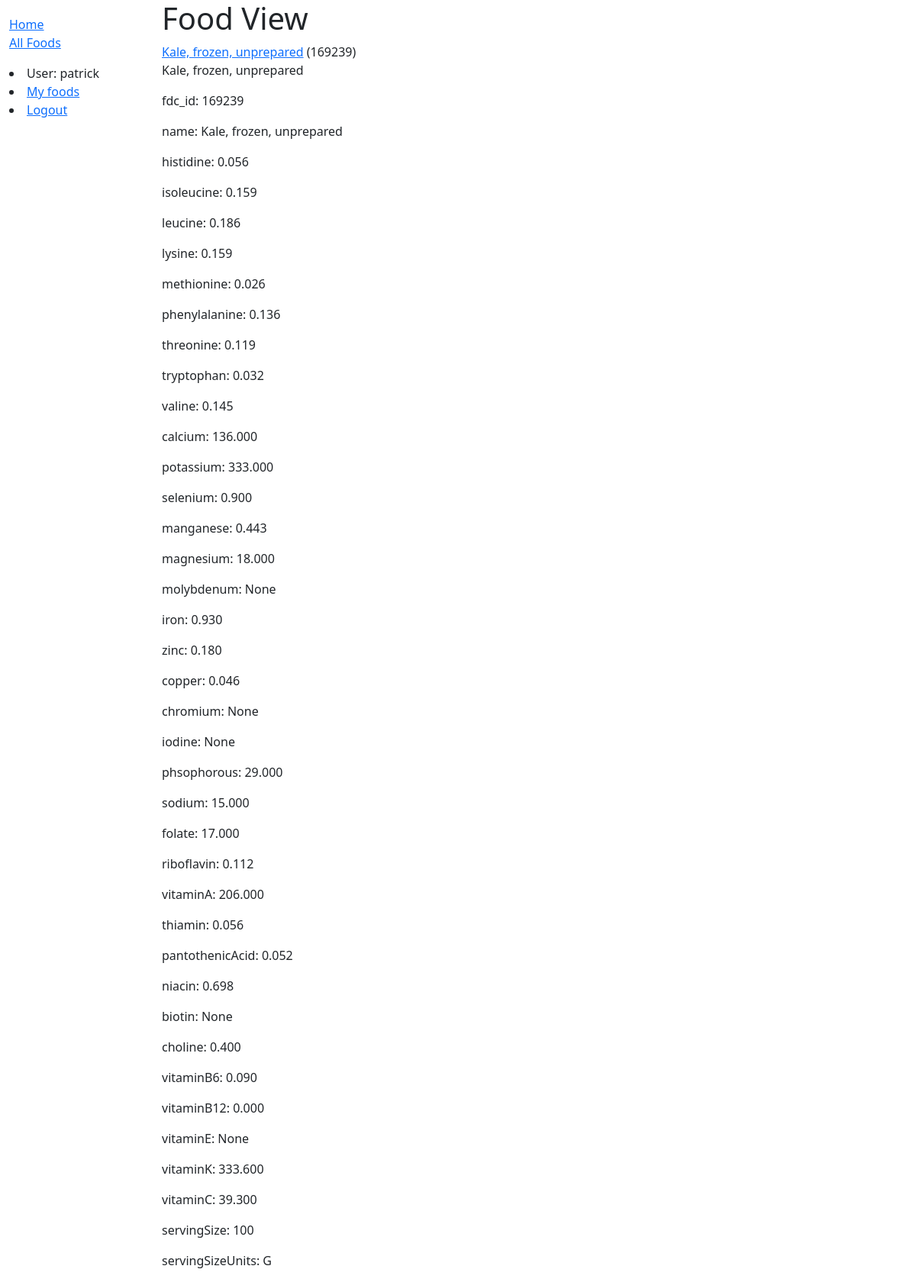
Page /catalog/foods/169239/ (signed in) on the committed database.
### catalog/models.py (models this page shows, shortened)
class User(AbstractUser):
    pass

class Food(models.Model):
    fdc_id = models.PositiveIntegerField(primary_key=True)
    name = models.CharField(max_length=200)
    histidine = models.DecimalField(max_digits=9,decimal_places=3,default=0,null=True)
    isoleucine = models.DecimalField(max_digits=9,decimal_places=3,default=0,null=True)
    leucine = models.DecimalField(max_digits=9,decimal_places=3,default=0,null=True)
    lysine = models.DecimalField(max_digits=9,decimal_places=3,default=0,null=True)
    methionine = models.DecimalField(max_digits=9,decimal_places=3,default=0,null=True)
    phenylalanine = models.DecimalField(max_digits=9,decimal_places=3,default=0,null=True)
    threonine = models.DecimalField(max_digits=9,decimal_places=3,default=0,null=True)
    tryptophan = models.DecimalField(max_digits=9,decimal_places=3,default=0,null=True)
    valine = models.DecimalField(max_digits=9,decimal_places=3,default=0,null=True)
    calcium = models.DecimalField(max_digits=9,decimal_places=3,default=0,null=True)
    potassium = models.DecimalField(max_digits=9,decimal_places=3,default=0,null=True)
    selenium = models.DecimalField(max_digits=9,decimal_places=3,default=0,null=True)
    manganese = models.DecimalField(max_digits=9,decimal_places=3,default=0,null=True)
    magnesium = models.DecimalField(max_digits=9,decimal_places=3,default=0,null=True)
    molybdenum = models.DecimalField(max_digits=9,decimal_places=3,default=0,null=True)
    iron = models.DecimalField(max_digits=9,decimal_places=3,default=0,null=True)
    zinc = models.DecimalField(max_digits=9, decimal_places=3,default=0,null=True)
    copper = models.DecimalField(max_digits=9, decimal_places=3,default=0,null=True)
    chromium = models.DecimalField(max_digits=9, decimal_places=3,default=0,null=True)
    iodine = models.DecimalField(max_digits=9, decimal_places=3,default=0,null=True)
    phsophorous = models.DecimalField(max_digits=9, decimal_places=3,default=0,null=True)
    sodium = models.DecimalField(max_digits=9, decimal_places=3,default=0,null=True)
    folate = models.DecimalField(max_digits=9, decimal_places=3,default=0,null=True)
    riboflavin = models.DecimalField(max_digits=9, decimal_places=3,default=0,null=True)
    vitaminA = models.DecimalField(max_digits=9, decimal_places=3,default=0,null=True)
    thiamin = models.DecimalField(max_digits=9, decimal_places=3,default=0,null=True)
    pantothenicAcid = models.DecimalField(max_digits=9, decimal_places=3,default=0,null=True)
    niacin = models.DecimalField(max_digits=9, decimal_places=3,default=0,null=True)
    biotin = models.DecimalField(max_digits=9, decimal_places=3,default=0,null=True)
    choline = models.DecimalField(max_digits=9, decimal_places=3,default=0,null=True)
    vitaminB6 = models.DecimalField(max_digits=6, decimal_places=3,default=0,null=True)
    vitaminB12 = models.DecimalField(max_digits=9, decimal_places=3,default=0,null=True)
    vitaminE = models.DecimalField(max_digits=9, decimal_places=3,default=0,null=True)
    vitaminK = models.DecimalField(max_digits=9, decimal_places=3,default=0,null=True)
    vitaminC = models.DecimalField(max_digits=9, decimal_places=3,default=0,null=True)
    servingSize = models.PositiveIntegerField()
    servingSizeUnits = models.CharField(max_length=5)
    def get_fields(self):
        return [(field.name, getattr(self, field.name)) for field in Food._meta.fields]
    def get_absolute_url(self):
        return reverse('food-detail', args=[str(self.fdc_id)])

### catalog/views.py (the view)
# urls.py: path('foods/<int:pk>/', views.FoodDetailView.as_view(), name='food-detail'),
class FoodDetailView(LoginRequiredMixin, generic.DetailView):
    model = Food

### catalog/templates/catalog/food_detail.html
{% extends 'base_generic.html' %}
{% block content %}
<h1>Food View</h1>
<a href="{{ food.get_absolute_url }}">{{ food.name }}</a> ({{food.fdc_id}})
<p>{{ food.name}}</p>
{% for f,v in food.get_fields %}
   <p> {{ f }}: {{ v }} </p>
{% endfor %}
{% endblock %}

### catalog/templates/base_generic.html (shortened to what this page needs)
<!DOCTYPE html>
<html lang="en">
    <head>
        <link href="https://cdn.jsdelivr.net/npm/bootstrap@5.3.0-alpha1/dist/css/bootstrap.min.css" rel="stylesheet">
        {% load static %}
        <link rel="stylesheet" href="{%static 'css/styles.css' %}">
    </head>
    <body>
        <div class="container-fluid">
            <div class="row">
                <div class="col-sm-2">
                    {% block sidebar %}
                    <ul class="sidebar-nav">
                        <li><a href="{% url 'index' %}">Home</a></li>
                        <li><a href="{% url 'foods' %}">All Foods</a></li>
                    </ul>
                    {% if user.is_authenticated %}
                    <li>User: {{ user.get_username }}</li>
                    <li><a href="{% url 'my-eaten' %}">My foods</a></li>
                    <li><a href="{% url 'logout' %}?next={{ request.path }}">Logout</a></li>
                    {% else %}
                    <li><a href ="{% url 'login' %}?next={{ request.path}}">Login</a></li>
                    {% endif %}
                    {% endblock %}
                </div>
                <div class="col-sm-10 ">{% block content %}{% endblock %}</div>
            </div>
        </div>
    </body>
</html>

### catalog/static/css/styles.css (style rules this page uses)
.sidebar-nav { margin-top: 20px; padding: 0; list-style: none; }

### rows in the picture
User: get_username "patrick"
Food: name "Kale, frozen, unprepared", fdc_id "169239", get_fields "Kale, frozen, unprepared" "0.056" "0.159" "0.186" "0.159" "0.026" "0.136" "0.119" "0.032" "0.145" "136.000" "333.000" "0.900" "0.443" "18.000" "0.930" "0.180" "0.046" "29.000" "15.000" "17.000" "0.112" "206.000" "0.056" "0.052" "0.698" "0.400" "0.090" "0.000" "333.600" "39.300"

### other values in the picture
{{ f }} "fdc_id" "name" "histidine" "isoleucine" "leucine" "lysine" "methionine" "phenylalanine" "threonine" "tryptophan" "valine" "calcium" "potassium" "selenium" "manganese" "magnesium" "molybdenum" "iron" "zinc" "copper" "chromium" "iodine" "phsophorous" "sodium" "folate" "riboflavin" "vitaminA" "thiamin" "pantothenicAcid" "niacin" "biotin" "choline" "vitaminB6" "vitaminB12" "vitaminE" "vitaminK" "vitaminC" "servingSize" "servingSizeUnits"
{{ v }} "169239" "None" "None" "None" "None" "None" "100" "G"
